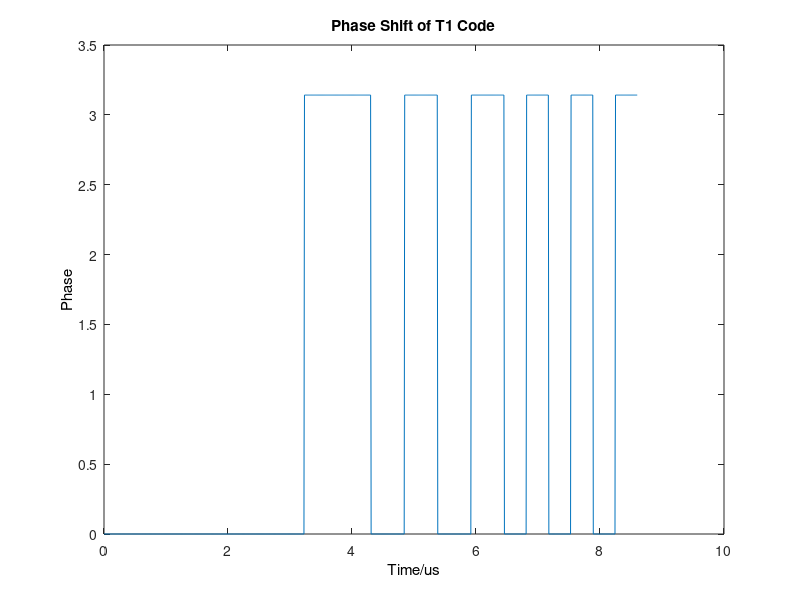
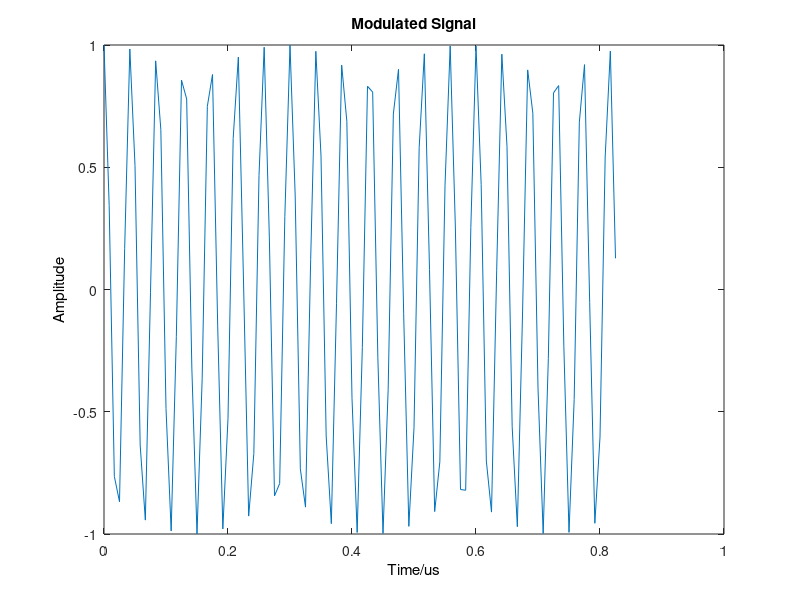
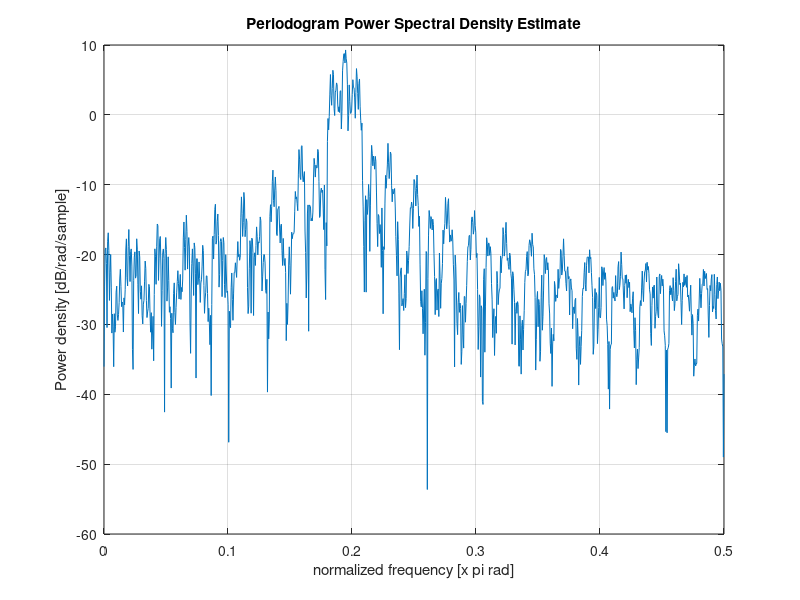

Reproduce these figures in MATLAB, in order.
%function x = T1_Code()
%myFun - Description
%
% Syntax: x = T1_Code()
%
% Long description
    

close all;
clear;
    
fs = 1200e6; Ts = 1/fs;                    %sample frequency 
fc = fs/6 + rand*(fs/5-fs/6);              %carrier frequency
A=1;                                       %Amplitude
k = randi(3)+3;                              %Number of stepped frequency segments
m =2;                                      %Number of phase states 
N = 512 + randi(1920 - 512);
SAR = floor(fc/fs);
T = N*Ts;
t = 0:Ts:N*Ts-Ts;


index = 1;
for tt = 0:Ts:(N*Ts-Ts)
    jj = floor(k*tt/T);
    phase(index) = mod(((2*pi/m)*floor(((k*tt - jj*T)*(jj*m/T)))), 2*pi); 
    index = index + 1;
end

for i = 1: N
    I(i) = A*cos(2*pi*fc*(i-1)*Ts+phase(i));
    Q(i) = A*sin(2*pi*fc*(i-1)*Ts+phase(i));
end

S = I + sqrt(-1)*Q;

figure(1);
plot(t*10e6,phase);
set(get(gca, 'Title'), 'String', 'Phase Shift of T1 Code');
set(get(gca, 'XLabel'), 'String', 'Time/us');
set(get(gca, 'YLabel'), 'String', 'Phase');

figure(2);
plot(t(1:100)*10e6,I(1:100));
set(get(gca, 'Title'), 'String', 'Modulated Signal');
set(get(gca, 'XLabel'), 'String', 'Time/us');
set(get(gca, 'YLabel'), 'String', 'Amplitude');


figure(3);
periodogram(I);

sprintf('Number of stepped frequency segments is %g.', k)
sprintf('The length of signal is %g.', N)

%end